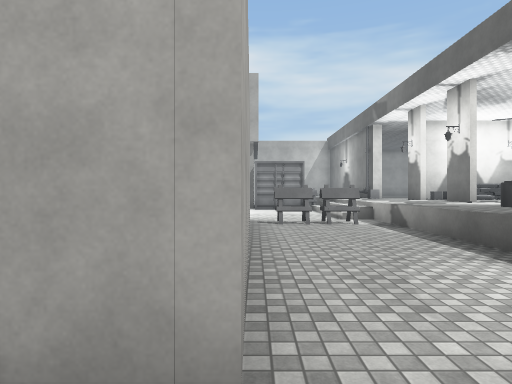
View 1 (above)

19 first-person views from a walk through a Unity game level. The camera is 1.5 m above the floor, looks level and sees 75° across. Doors are open. The floor is counted in squares, 2 m on a side. Each view is taken from the middle of a square. On the plan, view 1 faces up. The plan holds only what a view shows up to about 11 squares ahead; the rest is blank. The place goes on beyond the plan. The player is left out. Surface patterns are stand-ins for the level's own textures.

View 2
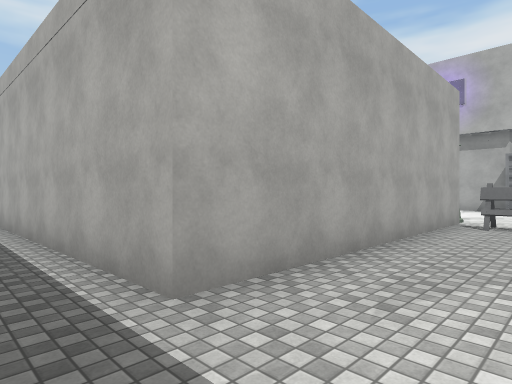

View 3
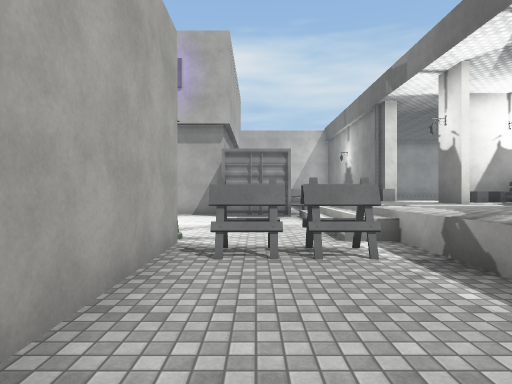

View 4
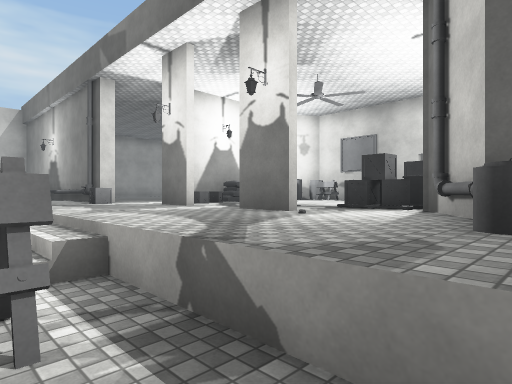

View 5
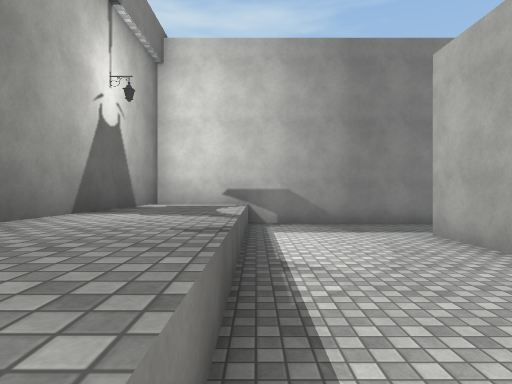

View 6
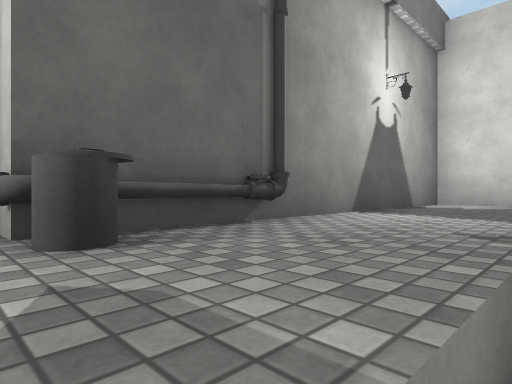

View 7
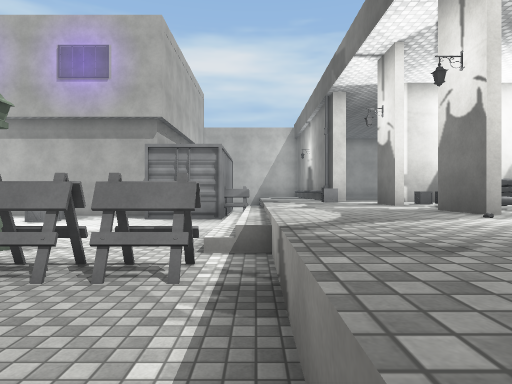

View 8
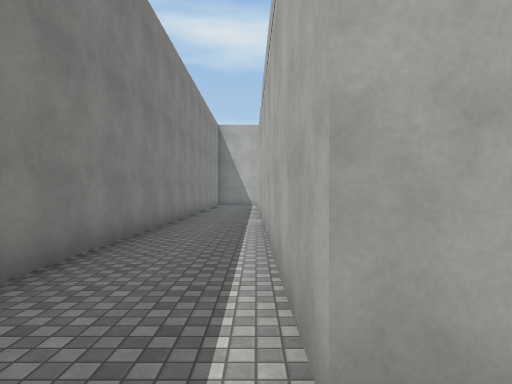

View 9
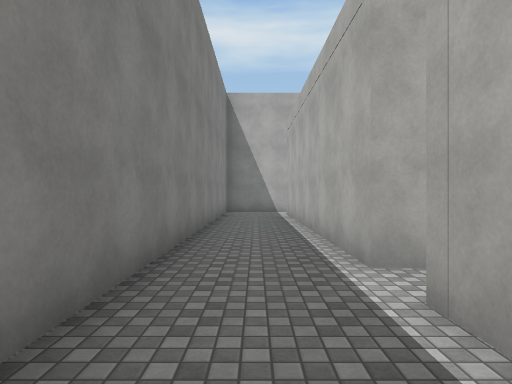

View 10
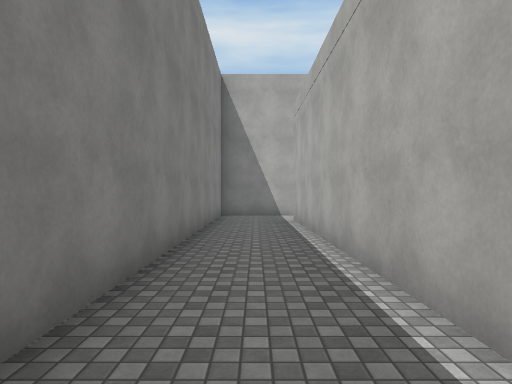

View 11
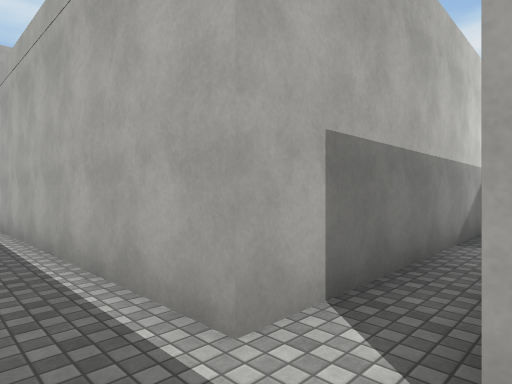

View 12
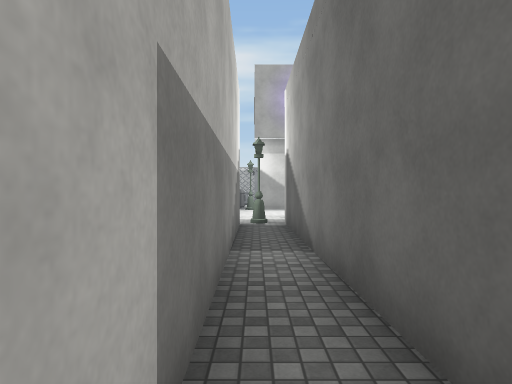

View 13
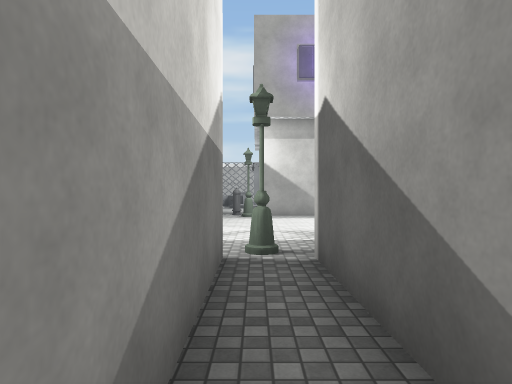

View 14
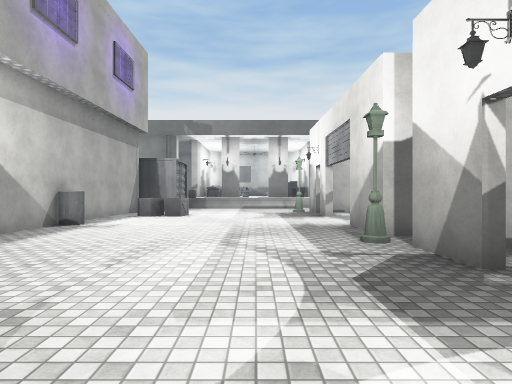

View 15
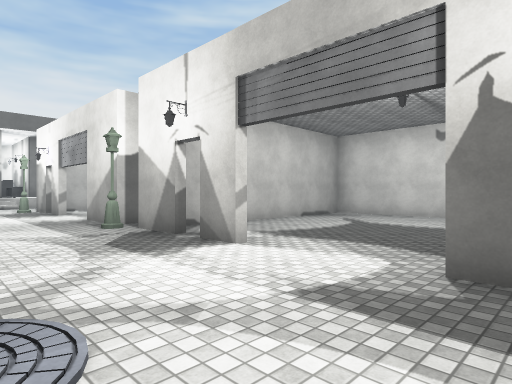

View 16
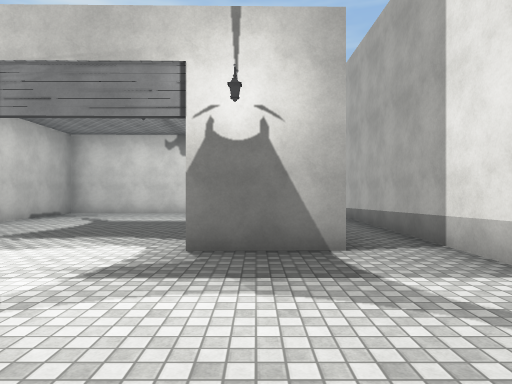

View 17
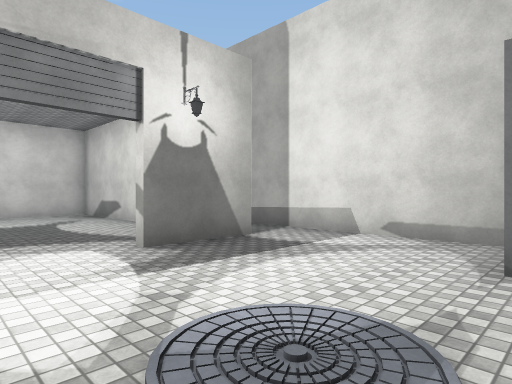

View 18
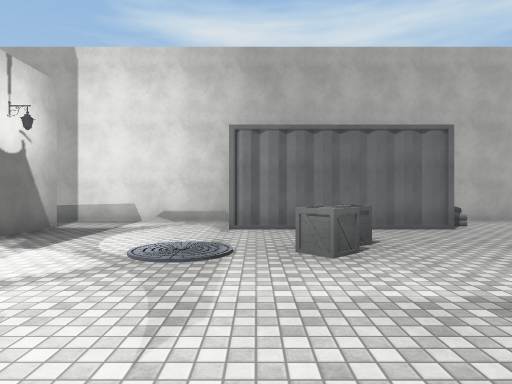

View 19
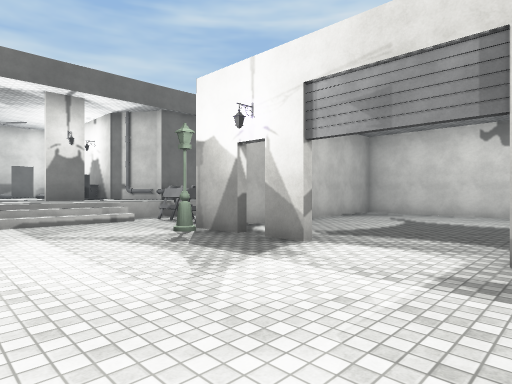

### Floor plan
Key: @ floor where view 1 was taken; # wall or solid block; . main floor; : floor 1 m higher than the main floor; / step, stairs or slope; D open door; = window, fence, low wall or low ledge; O other object.
Columns run from 18 left of view 1 to 10 right of it. Each row starts with its distance up from view 1.
 16   #....  O########   # O::
 15   #..... .O..O....  ##::::###
 14   #.OO..........O..O//:O:  OO
 13   O................../::#OO
 12 #..................../::#::
 11 #..................../::::::
 10 #..................../::#:::
  9 #.##...#D#O##...D#O..=::::O
  8 #.  .....#.# .....#OO/::::OO
  7 #. ......#.# .....#../:OOO
  6 #. ......#.# .....#../:O#
  5 #.#......#.# .....#../:O#
  4 # #......#.# .....#../:O#
  3 # #......#.# .....#../::#
  2 # #......#.#  ....#../::#
  1 #.########.########../::#
  0 #.................@../::#
 -1 #########################

Where each view was taken, in squares from view 1:
view 1: 0 up, 0 right, facing up
view 2: 0 up, 2 right, facing up-left
view 3: 4 up, 1 right, facing up
view 4: 6 up, 2 right, facing up-right
view 5: 7 up, 3 right, facing down
view 6: 7 up, 3 right, facing down-right
view 7: 5 up, 3 right, facing up
view 8: 1 up, 1 right, facing left
view 9: 0 up, 5 left, facing left
view 10: 0 up, 7 left, facing left
view 11: 0 up, 7 left, facing up-left
view 12: 1 up, 8 left, facing up
view 13: 5 up, 8 left, facing up
view 14: 11 up, 13 left, facing right
view 15: 12 up, 15 left, facing down-right
view 16: 13 up, 15 left, facing down
view 17: 13 up, 12 left, facing down-left
view 18: 13 up, 9 left, facing left
view 19: 13 up, 6 left, facing down-right
